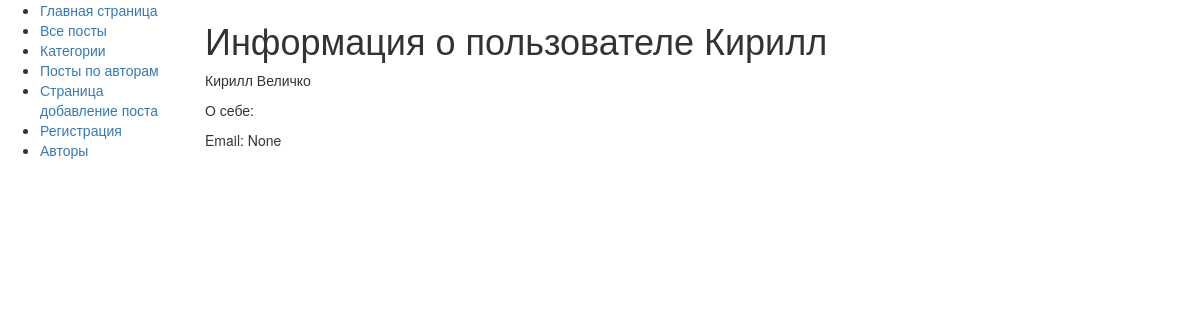
Before: /posts/about_user/kirill/1/ with the older database file.
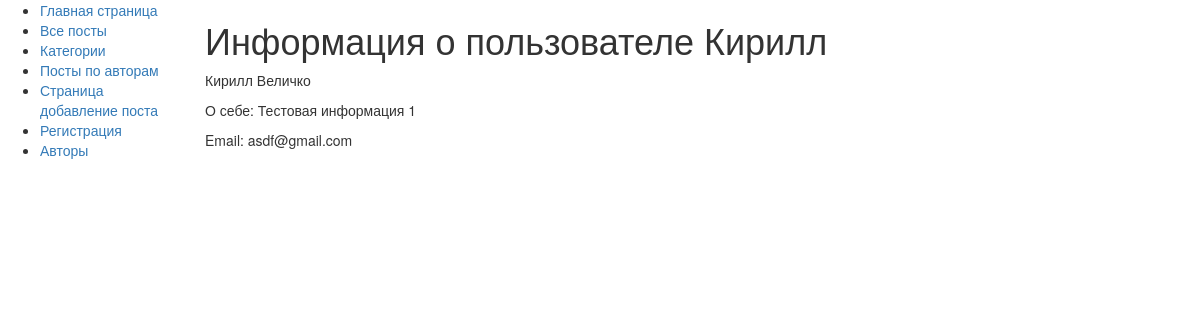
After: the same page with the newer database file.
### posts/models.py (models this page shows, shortened)
class Author(models.Model):
    first_name = models.CharField(max_length=40)
    last_name = models.CharField(max_length=40)
    slug = models.CharField(max_length=40)
    about_yourself = models.TextField(null=True, blank=True)
    email = models.EmailField(null=True, blank=True)
    image = models.ImageField(null=True, blank=True)

### posts/views.py (the view)
# urls.py: path('about_user/<str:slug>/<int:author_id>/', views.about_user, name='about_user'),
def about_user(request, slug, author_id):
    author = Author.objects.get(pk=author_id)
    return render(request, 'posts/about_user.html', {'author': author})

### posts/templates/posts/about_user.html
{% extends "posts/base.html" %}
{% block content %}
	<h1>Информация о пользователе {{ author.first_name }}</h1>
	<p> {{ author.first_name }} {{ author.last_name }} </p>
	<p> О себе: {{ author.about_yourself }}            </p>
	<p> Email: {{ author.email }}                      </p>
{% endblock %}

Changed rows visible on the page:
changed Author "Кирилл": about_yourself (not shown) → "Тестовая информация 1"; email "None" → "asdf@gmail.com"
